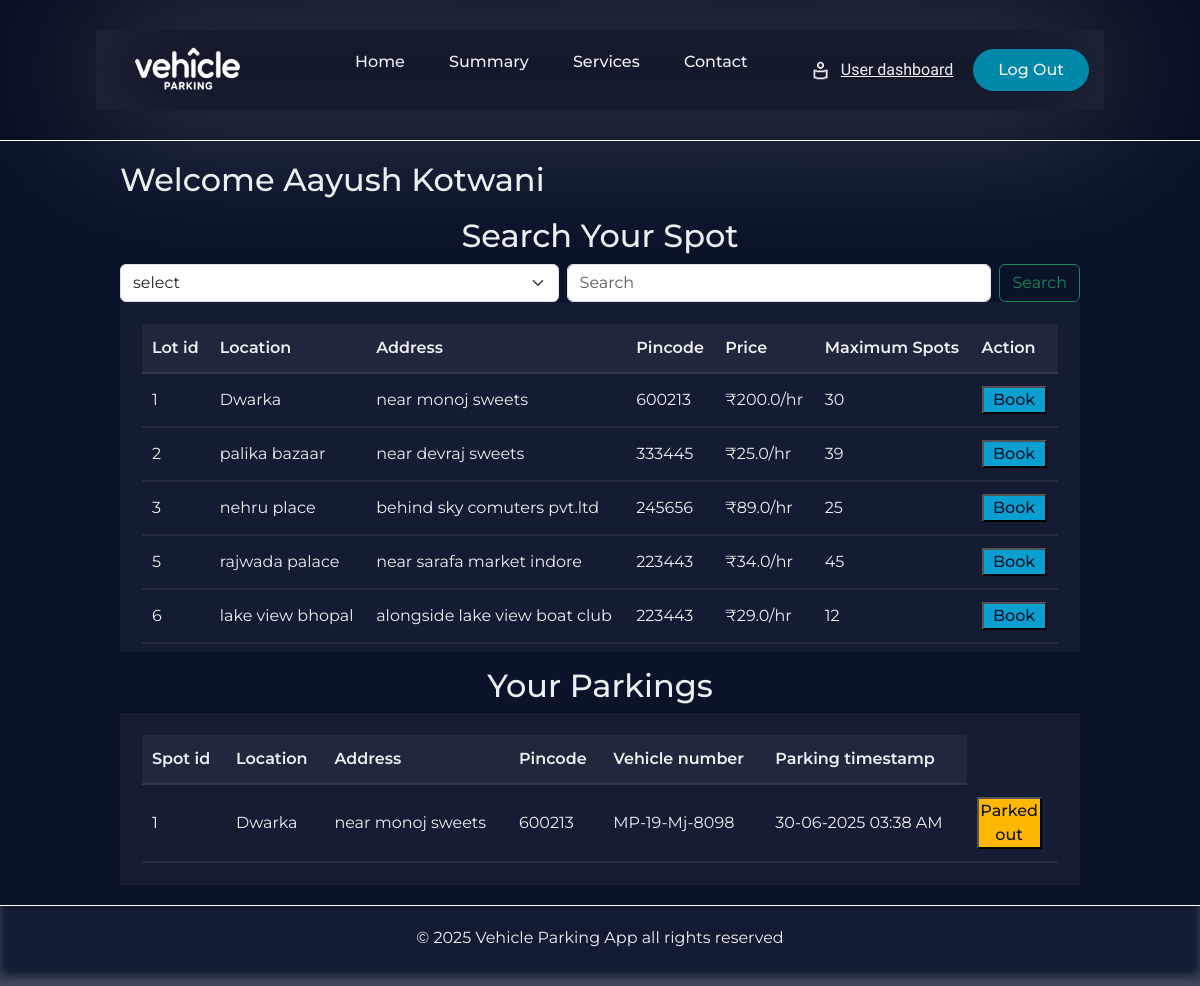
/home/1, run on the app's committed database.
### Application/models.py (models this page shows)
class User(db.Model):
    __tablename__='user'
    id=db.Column(db.Integer,primary_key=True)
    name=db.Column(db.String(80),nullable=False)
    email=db.Column(db.String(150),unique=True,nullable=False)
    password=db.Column(db.String(512),nullable=False)
    address=db.Column(db.String(250),nullable=False)
    pincode=db.Column(db.String(6),nullable=False)
    role=db.Column(db.String(10),default='user',nullable=False)
    record=db.relationship('Parkingrecords',backref='user',lazy=True)

class Parkinglot(db.Model):
    __tablename__='parking_lot'
    id=db.Column(db.Integer,primary_key=True)
    prime_location_name=db.Column(db.String(80),nullable=False)
    price=db.Column(db.Float,nullable=False)
    address=db.Column(db.String(250),nullable=False)
    pincode=db.Column(db.String(6),nullable=False)
    maximum_spots=db.Column(db.Integer,nullable=False)
    is_active=db.Column(db.Boolean,default=True,nullable=False)
    spots=db.relationship('Parkingspots',backref='lot',lazy=True,cascade='all,delete-orphan')

class Parkingrecords(db.Model):
    __tablename__='parking_records'
    id=db.Column(db.Integer,primary_key=True)
    spot_id=db.Column(db.Integer,db.ForeignKey('parking_spots.id'),nullable=False)
    user_id=db.Column(db.Integer,db.ForeignKey('user.id'),nullable=False)
    vehicle_number=db.Column(db.String(18),nullable=False)
    parking_timestamp=db.Column(db.DateTime,nullable=False)
    leaving_timestamp=db.Column(db.DateTime,nullable=True)
    parking_cost=db.Column(db.Float,nullable=True)
    status=db.Column(db.String(12),nullable=False,default='reserved') # reserved and released

### Application/controllers.py (the view)
@app.route('/home/<int:user_id>',methods=['GET','POST'])
def user_dash(user_id):
    user_details=User.query.filter_by(role='user',id=user_id).first()
    parking_records=Parkingrecords.query.filter_by(user_id=user_details.id).all()
    if request.method=='POST':
        key=request.form.get('key')
        search_value=request.form.get('search_value')
        if key=='pincode':
            parking_lot_details=Parkinglot.query.filter_by(is_active=True,pincode=search_value).all()
        else:
            parking_lot_details=Parkinglot.query.filter_by(is_active=True,prime_location_name=search_value).all()
        return render_template('user_dashboard.html',user_details=user_details,parking_lot_details=parking_lot_details,parking_records=parking_records,user_id=user_id)
    else:
        parking_lot_details=Parkinglot.query.filter_by(is_active=True).all()
        return render_template('user_dashboard.html',user_details=user_details,parking_lot_details=parking_lot_details,parking_records=parking_records,user_id=user_id)

### templates/user_dashboard.html (shortened to what this page needs)
{% extends 'user_base.html' %}
{% block content %}
        <div class="parkinglot-table-heading-container">
                    <h2>Welcome {{ user_details.name }}</h2>
                </div>
        <div class="parkinglot-table-heading-container-user">
                    <h2>Search Your Spot</h2>
                </div>
                <form class="d-flex" action="{{ url_for('user_dash',user_id=user_details.id) }}" method="POST">
                  <select class="form-select me-2" aria-label="Default select example" name="key" required>
                    <option selected>select</option>
                  </select>
                  <input class="form-control me-2" type="text" name="search_value" placeholder="Search" aria-label="Search" required>
                  <input class="btn btn-outline-success" type="submit" value="Search">
                </form>
        <div class="parkinglot-table-container-user">
                  <table class="parkinglot-table">
                        <thead>
                          <tr>
                              <th>Lot id</th>
                              <th>Location</th>
                              <th>Address</th>
                              <th>Pincode</th>
                              <th>Price</th>
                              <th>Maximum Spots</th>
                              <th>Action</th>
                          </tr>
                        </thead>
                        <tbody>
                         {% for lot in parking_lot_details %}
                        <tr>
                            <td>{{lot.id}}</td>
                            <td>{{lot.prime_location_name}}</td>
                            <td>{{lot.address}}</td>
                            <td>{{lot.pincode}}</td>
                            <td>₹{{lot.price}}/hr</td>
                            <td>{{lot.maximum_spots}}</td>
                            <td class="parking-lot-table-buttons">
                                 <a href="/book-parking-spot/{{user_details.id}}/{{lot.id}}"><button class="book-button">Book</button></a>
                            </td>
                        </tr>
                        {% endfor %}
                    </tbody>
                  </table>
                </div>
                <div class="parkinglot-table-heading-container-user-parkings">
                    <h2>Your Parkings</h2>
                </div>
              <div class="parkinglot-table-container-user">
                <table class="parkinglot-table">
                        <thead>
                          <tr>
                              <th>Spot id</th>
                              <th>Location</th>
                              <th>Address</th>
                              <th>Pincode</th>
                              <th>Vehicle number</th>
                              <th>Parking timestamp</th>
                          </tr>
                        </thead>
                        <tbody>
                        {% for records in parking_records %}
                            {% if records.status=='released' %}
                              <tr>
                                  <td>{{records.spot_id}}
                                  <td>{{records.spot.lot.prime_location_name}}</td>
                                  <td>{{records.spot.lot.address}}</td>
                                  <td>{{records.spot.lot.pincode}}</td>
                                  <td>{{records.vehicle_number}}</td>
                                  <td>{{records.parking_timestamp.strftime("%d-%m-%Y %I:%M %p")}}</td>
                                  <td class="parking-lot-table-buttons">
                                        <a href=><button class="parked-out-button">Parked out</button></a>
                                  </td>
                                </tr>
                            {% endif %}
                        {% endfor %}
                    </tbody>
                  </table>
                </div>
{% endblock %}

### static/style.css (style rules this page uses)
* { box-sizing: border-box; margin: 0; padding: 0; font-family: "Montserrat",sans-serif; }
html,body { height: 100%; background-color: #0b132b; color: #edf0f1; }
li,a,button { font-weight: 500; font-size: 16px; color: inherit; text-decoration: none; }
.parkinglot-table-heading-container { margin-bottom: 10px; display: flex; justify-content: space-between; }
.parkinglot-table-heading-container-user { display: flex; justify-content: center; }
.parkinglot-table-heading-container-user-parkings { display: flex; justify-content: center; margin-top: 15px; }
.parkinglot-table-container-user { padding: 22px; width: 100%; background-color: rgba(255, 255, 255, 0.040); border: #f7f7f7; overflow-y: auto; max-height: 350px; }
.parkinglot-table { width: 100%; border-radius: 30px; border-collapse: separate; border-spacing: 0px; }
.parkinglot-table th, .parkinglot-table td { padding: 12px 10px; border-bottom: 2px solid rgba(255, 255, 255, 0.080);; }
.parkinglot-table th { text-align: left; background-color: rgba(255, 255, 255, 0.05); font-weight: 600; }
.parkinglot-table td { text-align: left; }
.parking-lot-table-buttons button { color: #0b132b; width: 65px; cursor: pointer; transition: all 0.3s ease 0s; }
.parking-lot-table-buttons .edit-button,.parking-lot-table-buttons .parked-out-button { background-color: #ffb703; }
.parking-lot-table-buttons .book-button { background-color: #0a9fd1; }

### data on the page
User: name "Aayush Kotwani"
Parkinglot: id "1", prime_location_name "Dwarka", address "near monoj sweets", pincode "600213", price "200.0", maximum_spots "30"
Parkinglot: id "2", prime_location_name "palika bazaar", address "near devraj sweets", pincode "333445", price "25.0", maximum_spots "39"
Parkinglot: id "3", prime_location_name "nehru place", address "behind sky comuters pvt.ltd", pincode "245656", price "89.0", maximum_spots "25"
Parkinglot: id "5", prime_location_name "rajwada palace", address "near sarafa market indore", pincode "223443", price "34.0", maximum_spots "45"
Parkinglot: id "6", prime_location_name "lake view bhopal", address "alongside lake view boat club", pincode "223443", price "29.0", maximum_spots "12"
Parkingrecords: spot_id "1", spot.lot.prime_location_name "Dwarka", spot.lot.address "near monoj sweets", spot.lot.pincode "600213", vehicle_number "MP-19-Mj-8098", parking_timestamp "30-06-2025 03:38 AM"
